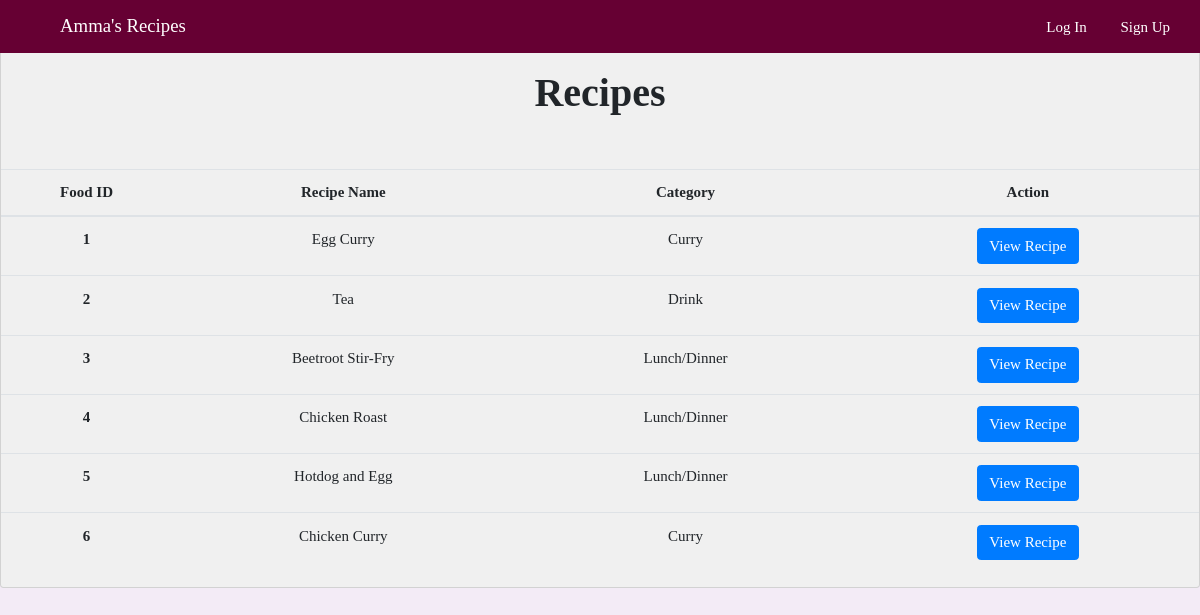
The page /site/index.php on the database its author committed.
### tables this page shows
CREATE TABLE Recipe (
    recipe_ID INT auto_increment,
    name VARCHAR(255) NOT NULL,
    description text NOT NULL,
    category ENUM('Breakfast', 'Lunch/Dinner', 'Snack', 'Dessert', 'Drink', 'Appetizer', 'Curry'),
    flavor ENUM('Sweet', 'Sour', 'Salty', 'Bitter', 'Umami', 'Mild', 'Spicy'),
    servings INT NOT NULL,
    prep_time INT,
    cook_time INT NOT NULL,
    preparation text,
    PRIMARY KEY(recipe_ID)
);

### site/index.php (the view, shortened to what this page needs)
<?php
include('config.php');
include('header.php');
?>
<!DOCTYPE html>
<html lang="en">
<head>
</head>
<body>
    <section id="food">
        <div class="card card-food-list">
        <br> <br> <br>
        <h1 class="text-center" style="font-size: 40px; font-weight: bold;">Recipes</h1>
            <table id="foodListTable" class="table table-responsive mt-4" style="text-align:center;">
                <thead>
                    <tr>
                    <th scope="col" style="width: 5%;">Food ID</th>
                    <th scope="col" style="width: 10%;">Recipe Name</th>
                    <th scope="col" style="width: 10%;">Category</th>
                    <th scope="col" style="width: 10%;">Action</th>
                    </tr>
                </thead>
                <tbody>
                    <?php
                    $stmt = $conn->prepare("
                        SELECT *
                        FROM
                            Recipe
                        ");
                    $stmt->execute();
                    $result = $stmt->get_result()->fetch_all(MYSQLI_ASSOC);
                    foreach ($result as $row) {
                        $recipeID = $row['recipe_ID'];
                        $name = $row['name'];
                        $categoryName = $row['category'];
                        ?>
                        <tr>
                            <th id="recipeID-<?php echo $recipeID ?>"><?php echo $recipeID ?></th>
                            <td id="recipeName-<?php echo $recipeID ?>"><?php echo $name ?></td>
                            <td id="categoryName-<?php echo $recipeID ?>"><?php echo $categoryName ?></td>
                            <td>
                            <form method="GET" action="view.php">
                                <button type="submit" class="btn btn-primary">View Recipe</button>
                            </form>
                            </td>
                        </tr>
                        <?php
                    }
                    ?>
                </tbody>
            </table>
        </div>
    </section>
</body>
</html>

### site/style.css (style rules this page uses)
* { box-sizing: border-box; font-family:Cambria, Cochin, Georgia, Times, 'Times New Roman', serif; font-size: 15px; }
body { background-color: #F3EBF6; }
.card { background-color: rgb(240, 240, 240); }
:root { --star-rating-size: 3rem; --max-stars: 5; }

### rows shown on the page
recipe: recipe_ID "1", name "Egg Curry", category "Curry"
recipe: recipe_ID "2", name "Tea", category "Drink"
recipe: recipe_ID "3", name "Beetroot Stir-Fry", category "Lunch/Dinner"
recipe: recipe_ID "4", name "Chicken Roast", category "Lunch/Dinner"
recipe: recipe_ID "5", name "Hotdog and Egg", category "Lunch/Dinner"
recipe: recipe_ID "6", name "Chicken Curry", category "Curry"
